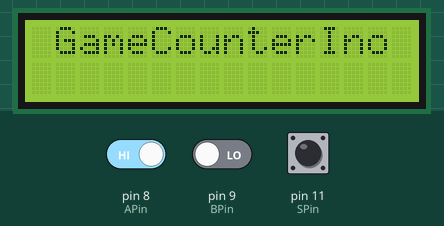
The sketch below on a simulated Arduino Uno, built with avr-gcc and run on an emulated ATmega328P. On the bench: 16×2 character LCD. Inputs (shaded band) come from the test bench; at power-on: pin 8 (APin) HIGH, pin 11 (SPin) HIGH, pin 9 (BPin) LOW.

Above: at 1.2 s.
1.3 s: pin 8 (APin) driven LOW
At 7.8 s:
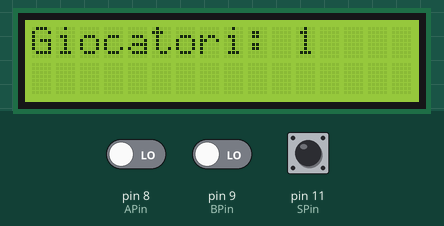
9.0 s: pin 11 (SPin) pulled LOW for 0.15 s
At 9.8 s:
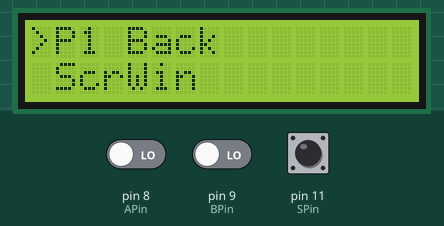
10.9 s: pin 11 (SPin) pulled LOW for 1 s
At 13.4 s:
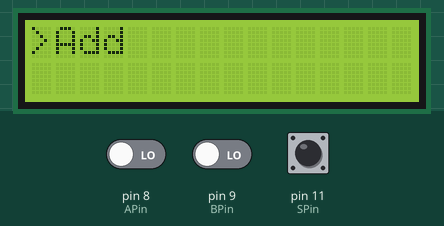
13.7 s: pin 11 (SPin) pulled LOW for 0.15 s
At 15.0 s:
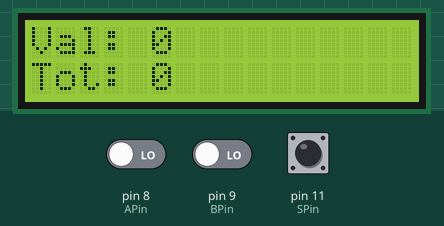
15.3 s: pin 11 (SPin) pulled LOW for 3.2 s
At 18.7 s:
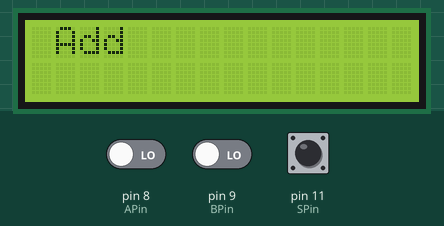
Timing chart, 0 to 20.2 s (numbered marks = the images above; inputs shaded):
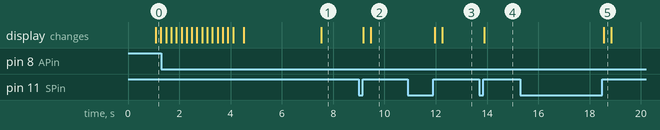

Measured:
- after the input at 9.0 s, the display: first changes after 0.17 s (image 2 shows a later state)
- after the input at 10.9 s, the display: first changes after 1.1 s (image 3 shows a later state)
- after the input at 13.7 s, the display: changes after 0.20 s (image 4)
- after the input at 15.3 s, the display: changes after 3.2 s (image 5)

The sketch:

GCounterIno.ino
```cpp
#include <LiquidCrystal_I2C.h>

LiquidCrystal_I2C lcd(0x27, 16, 2);
const int APin = 8;  //Rot Encoder
const int BPin = 9; //Rot Encoder
const int SPin = 11; //Switch Encoder
// variabili per Encoder
int val = 0;
int oldVal = 0;
// variabili per il bottone dell Encoder
int state = 0;
int oldState = 0;

//variabili per i player
int NumPlayer ;
int MaxPlayer = 4;
int Player[ 4 ];
int PlayerSel;

//variabili per il visualizzare selettore
int oldi = 0;
int oldj = 0;

//FlagStato
bool AddPointFlag = false;
bool ActionPlayerFlag = false;
bool SelectPlayerFlag = false;
bool SetUpPlayerFlag = false;
bool BackStatFlag = false;
bool WinStatsFlag = false;
bool WelcomeStatFlag = true;

char *Action[] = {"Add ","Back"}; //Menu per azioni
int classifica[4]; //array per la classifica
int clickCount =0; //conta i click per exit


void setup(){
  pinMode(APin, INPUT);
  pinMode(BPin, INPUT);
  pinMode(SPin, INPUT_PULLUP);

  lcd.begin(); //Init lcd ARDUINO
  lcd.backlight(); // retroilluminazione
}

void loop(){
  if(click()){} // check function
  if(WelcomeStatFlag){
    WelcomeStato();
  }
  if(SetUpPlayerFlag){
    SetUpGameStato();
  }
  if(SelectPlayerFlag){
    SelectPlayerStato();
  }
  if(ActionPlayerFlag){
    ActionPlayerStato();
  }
  if(AddPointFlag){
    AddPointStato();
  }
  if(BackStatFlag){
    BackStato();
  }
  if(WinStatsFlag){
    WinStato();
  }
}


      //Stato
/* Stato SetUp
*/
void SetUpGameStato(){
  lcd.setCursor(0,0);
  lcd.print("Giocatori: ");
  val = val +  getRotaryEncoder();
  if(val < 0){ val = 0;}
  //variabile globale maxplayer
  if(val > MaxPlayer){ val = MaxPlayer;}
  if(val != oldVal){
   clearLinePoint(11,0);
    lcd.setCursor(11,0);
    lcd.print(val);
    delay(50);
    oldVal= val;
  }
  if(click()){
    cISetSel();
  }
}

/* Stato Select
*/
void SelectPlayerStato(){
  val = val + getRotaryEncoder();
  delay(10);
  if(val < 0){val = 0;}
  if(val > NumPlayer + 2){val = NumPlayer+2 ;}
  VSelector(val, 3);
  if(click()){
    if(val == NumPlayer){
      viewScore();
    }
    else if( val ==( NumPlayer + 1) ){
       cISelBack();

    }else if(val ==( NumPlayer + 2)){
       cISelWin();
    }else{
      cISelAct();
    }
  }
}

/* Stato Action
*/
void ActionPlayerStato(){
  val = val + getRotaryEncoder();
  if(val < 0){val = 0;}
  if(val > 1){val = 1;}
  delay(10);
  VSelector(val, 4);
  //cambio stato
  if(click()){
    if(val == 0){
      cIActAdd();
    }
    if(val == 1){
      cIActSel();
    }
  }

}

/* Stato Add
*/
void AddPointStato(){
  val = val +  getRotaryEncoder();
  if(val != oldVal){
    clearLinePoint(4, 0);
    lcd.setCursor(0, 0);
    lcd.print("Val: ");
    lcd.print(val);

    delay(50);
    oldVal= val;
  }

  if(click()){
    if(val == 0){
      cIAddAct();
    }else{
      Player[PlayerSel] =  Player[PlayerSel] + val;
      val = 0;
      clearLinePoint(4,1);
      lcd.setCursor(0, 1);
      lcd.print("Tot: ");
      lcd.print( Player[PlayerSel] );
      delay(1000);
      cIAddSel();
    }
  }

}

/* Stato Win
*/
void WinStato(){

  lcd.setCursor(0,0);
  lcd.print(ST());
  lcd.setCursor(0,1);
  lcd.print(SB());

  lcd.scrollDisplayLeft();
  delay(700);
  if(click()){
    clickCount ++;
    if(clickCount == 5){
      cIWinWel();
    }
  }
}

/* Stato Back
*/
void BackStato(){
  val = val + getRotaryEncoder();
  delay(10);
  if(val < 0){val = 0;}
  if(val > 1){val = 0;}
  VSelector(val, 3);
  if(click()){
    if(val == 0){
      //No
      cIBackSel();
    }else{
      //Yes
      cIBackSet();
    }

  }
}

/* Stato Welcome
*/
void WelcomeStato(){
  WelcomeMessage();
  cIWelSet();
}

      //Change State methods
/* from SetUp to Select
*/
void cISetSel(){
  if(val != 0){
    lcd.clear();
    NumPlayer = val;
    Player[NumPlayer];
    initPlayer();


    SetUpPlayerFlag = false;
    SelectPlayerFlag = true;
    val = 0;
    viewPlayer();
  }else{
    lcd.setCursor(0,0);
    lcd.print("Numero non valido");
    delay(1000);
    lcd.clear();
  }


}

/* from Select to Action
*/
void cISelAct(){
  lcd.clear();
  SelectPlayerFlag = false;
  ActionPlayerFlag = true;
  viewAction();
  PlayerSel = val;
  val = 0;
}

/* from Action to Select
*/
void cIActSel(){
  lcd.clear();
  SelectPlayerFlag = true;
  ActionPlayerFlag = false;
  viewPlayer();
  val = 0;

}

/* from Action to Add
*/
void cIActAdd(){
    lcd.clear();
    ActionPlayerFlag = false;
    AddPointFlag = true;
    val = 0;

    //Prepare interface
    lcd.setCursor(0, 0);
    lcd.print("Val: ");
    lcd.print(val);
    lcd.setCursor(0, 1);
    lcd.print("Tot: ");
    lcd.print(Player[PlayerSel]);

}

/* from Add to Act
*/
void cIAddAct(){
    lcd.clear();
    viewAction();
    AddPointFlag = false;
    ActionPlayerFlag = true;
    val = 0;
}

/* from Add to Select
*/
void cIAddSel(){
    lcd.clear();
    AddPointFlag = false;
    SelectPlayerFlag = true;
    viewPlayer();
    val = 0;
}

/* from Select to Back
*/
void cISelBack(){
  lcd.clear();
  SelectPlayerFlag = false;
  BackStatFlag = true;
  val = 0;
  //messaggio di conferma
  lcd.setCursor(0,0);
  lcd.print("Confermare");
  delay(1500);
  lcd.clear();
  lcd.setCursor(1,0);
  lcd.print("No ");
  lcd.setCursor(1,1);
  lcd.print("Yes ");
}

/* from Back to Select
*/
void cIBackSel(){
  lcd.clear();
    BackStatFlag = false;
    SelectPlayerFlag = true;
    viewPlayer();
    val = 0;
}

/* from Back to SetUp
*/
void cIBackSet(){
  lcd.clear();
    BackStatFlag = false;
    SetUpPlayerFlag = true;
    val = 0;
}

/* from Select to Win
*/
void cISelWin(){
  lcd.clear();
  SelectPlayerFlag = false;
  WinStatsFlag = true;
  val = 0;
  setClassifica();
  sort();
}

/* from Welcome to SetUp
*/
void cIWelSet(){
  lcd.clear();
   WelcomeStatFlag = false;
   SetUpPlayerFlag = true;
}

/* from Win to Welcome
*/
void cIWinWel(){
  lcd.clear();
  WinStatsFlag = false;
  WelcomeStatFlag = true;
  GoodByeMessage();
}

    //view methods
/* Post: stampa sull Lcd l'elenco dei Player [PN <- N-esimo giocatore]
*/
void viewPlayer(){
  for(int i= 0; i< NumPlayer; i++){
    int y = i % 2;
    int x = (3 * (i / 2)) + 1;
    lcd.setCursor(x,y);
    lcd.print("P");
    lcd.print(i+1);
  }
  int y = NumPlayer % 2;
  int x = (3 * (NumPlayer / 2)) + 1;
  lcd.setCursor(x,y);
  lcd.print("Scr");
   y = (NumPlayer + 1) % 2;
   x = (3 * ( (NumPlayer + 1) / 2)) + 1;
  lcd.setCursor(x,y);
  lcd.print("Back");
  y = (NumPlayer + 2) % 2;
  x = (3 * ( (NumPlayer + 2) / 2)) + 1;
 lcd.setCursor(x,y);
 lcd.print("Win");

}

/* Post: stampa sull Lcd l'elenco delle azioni possibili
*/
void viewAction(){
  lcd.clear();
  for(int k = 0; k < sizeof(Action);k++){
    lcd.setCursor(1,k);
    lcd.print(Action[k]);
  }
}

/* Post: stampa sull Lcd messaggi di benvenuto
*/
void WelcomeMessage(){
  lcd.clear();
  lcd.setCursor(0, 0);
    lcd.print("GameCounterIno");
    delay(1000);
  int count =0;
  while(count < 17){
    lcd.scrollDisplayRight();
    count++;
    delay(200);
  }
  lcd.clear();
  lcd.setCursor(9, 1);
  lcd.print("By Bobo");
  delay(3000);
}

/* Post: stampa sull Lcd messaggi di uscita
*/
void GoodByeMessage(){
  lcd.clear();
  lcd.setCursor(1, 0);
  lcd.print("GameCounterIno");
  delay(2000);
  lcd.setCursor(6, 1);
  lcd.print("End");
  delay(2000);
  delay(10000);
}


void viewScore(){
  lcd.setCursor(0,0);
  lcd.print(STScore());
  lcd.setCursor(0,1);
  lcd.print(SB());
  delay(2000);
  int c = 0;
  //5  -> sync con il display
  while( c < 5 * NumPlayer){
    c++;
    lcd.scrollDisplayLeft();
    delay(500);
  }
  lcd.clear();
  viewPlayer();
  val = 0;
}

/* Effect: pulisce Lcd dalla posizione [x;y] fino a [x+16;y]
 */
void clearLinePoint(int x,int y){
  lcd.setCursor(x,y);
  for(x; x < 16; x++){
    lcd.print(" ");
  }
}

/*Effect: permette la visualizzazione di una '>' sull lcd
 */
void VSelector(int i, int j){
  delVSelector(oldi, oldj);
  int x = 3 * ( i / 2 );
  int y = i % 2;
  lcd.setCursor(x,y);
  lcd.print(">");
  oldi = i;
  oldj = j;
}

/*Effect: permette la scomparsa di '>' sull lcd
 */
void delVSelector(int i, int j){
  int x = 3 * ( i / 2 );
  int y = i % 2;
  lcd.setCursor(x,y);
  lcd.print(" ");
}

    //Methods
/*Post: restituisce la lettura dell encoder
*/
int getRotaryEncoder(){
  static int oldA = HIGH;
  static int oldB = HIGH;
  int result = 0;
  int newA = digitalRead(APin); //read the value of APin to newA
  int newB = digitalRead(BPin); //read the value of BPin to newB
  if (newA != oldA || newB != oldB){
    if (oldA == HIGH && newA == LOW){
      result = (oldB * 2 - 1);
    }
  }
  oldA = newA;
  oldB = newB;
  return result;
}

/* Post: restituisce se il pulsante è stato premuto.
*  true solo quando cambia lo stato da premuto a non premuto, false altrimenti
*/
bool click(){
  state = digitalRead(SPin);
  if(state != oldState){
    oldState = state;
    if(state == HIGH){
      return true;
    }
  }
  return false;
}

/* Effect: inizializza Player[]
*/
void initPlayer(){
  Player[NumPlayer];
  for(int i =0; i< NumPlayer; i++){
    Player[i] = 0;
  }
}

/* Effect: ordina in modo crescente (Bubble Sort) Player[] e sposta gli elementi in classifica in corrispondenza
*/
void sort() {
  //inizializza Array classifica
   int t;
   int tc;

    for( int i =0; i<(NumPlayer - 1); i++) {
        for(int k=0; k<(NumPlayer-(i+1)); k++) {
                if(Player[k] < Player[k+1]) {
                    t = Player[k];
                    Player[k] = Player[k+1];
                    Player[k+1] = t;

                     tc = classifica[k];
                    classifica[k] = classifica[k + 1];
                    classifica[k + 1] = tc;
                }
        }
    }
}

/* Effect: riempie l'array classifica
*/
void setClassifica(){
  for(int i = 0; i < NumPlayer; i++ ){
    classifica[i] = i+1;
  }
}


String STScore(){
  String s="";
  for(int i =0 ; i < NumPlayer; i++){
    s += "  P";
    s += (String) (i+1);
    s += " ";
  }
  return s;
}

/* Post: restituisce una stringa che rappresenta la classifica ( posizione ^PN )
*/
String ST(){
  String s="";
  for(int i =0 ; i < NumPlayer; i++){
    s += (String) ( ( NumPlayer) - i) ;
    s += "^P";
    s += (String)classifica[i];
    s += " ";
  }
  return s;
}

/* Post: restituisce una stringa che rappresenta i punteggi ordinati
*/
String SB(){
  String s="";
  for(int i = NumPlayer-1 ; i >= 0; i--){
    s += headSpace(Player[i]) ;
    s += (String)Player[i];
    s += " ";
  }
  return s;
}

/* Post: restituisce una stringa che serve per allineare SB con ST
*/
String headSpace(int n){
  String s="";
  if(n < 10){
    s+=" ";
  }
  if(n < 100){
    s+=" ";
  }
  if(n < 100){
    s+=" ";
  }
  return s;
}

// altre funzioni di view() -> prepare
```
